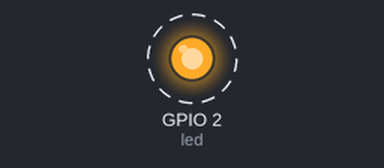
This program was run on a simulated ESP32 board running MicroPython. Parts: output pins drawn as LEDs (lit = HIGH). Dashed ring = blinking.

Above: at 0.2 s.
Timing chart, 0 to 3.0 s (numbered marks = the images above):
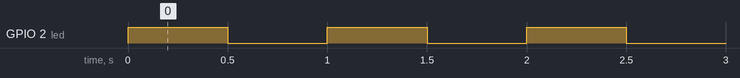

Measured:
- by itself, GPIO 2 (led): alternates HIGH for 0.50 s and LOW for 0.50 s

The program:

led.py
```python
'''import machine
import time
pin = 15
led = machine.Pin(pin1, machine.Pin.OUT)
led.low()
time.sleep(5)
led.high()
time.sleep(5)
frequency = 5000
pwm = machine.PWM(machine.Pin(15), frequency)
while True:
    for duty_cycle in range(0, 1023):
        pwm.duty(duty_cycle)
        time.sleep(0.005)'''

import time
from machine import Pin
led = Pin(2, Pin.OUT)  # create LED object from pin2,Set Pin2 to output

while True:
    led.value(1)  # Set led turn on
    time.sleep(0.5)
    led.value(0)  # Set led turn off
    time.sleep(0.5)
```
